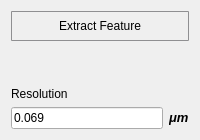
            <widget class="QWidget" name="tab_4">
             <attribute name="title">
              <string>Analyse</string>
             </attribute>
             <layout class="QVBoxLayout" name="verticalLayout_17">
              <item>
               <widget class="QPushButton" name="pushButton_CH">
                <property name="sizePolicy">
                 <sizepolicy hsizetype="Minimum" vsizetype="Minimum">
                  <horstretch>0</horstretch>
                  <verstretch>0</verstretch>
                 </sizepolicy>
                </property>
                <property name="minimumSize">
                 <size>
                  <width>82</width>
                  <height>30</height>
                 </size>
                </property>
                <property name="font">
                 <font>
                  <weight>50</weight>
                  <bold>false</bold>
                 </font>
                </property>
                <property name="styleSheet">
                 <string notr="true">QPushButton{
    border: 1px solid #8f8f91;
    border-radius: 1px;
    background-color: qlineargradient(x1: 0, y1: 0, x2: 0, y2: 1,
                                      stop: 0 #f6f7fa, stop: 1 #dadbde);
    min-width: 80px;
}

QPushButton:pressed {
    background-color: qlineargradient(x1: 0, y1: 0, x2: 0, y2: 1,
                                      stop: 0 #dadbde, stop: 1 #f6f7fa);
}

QPushButton:flat {
    border: none; /* no border for a flat push button */
}

QPushButton:default {
    border-color: navy; /* make the default button prominent */
}</string>
                </property>
                <property name="text">
                 <string>Extract Feature</string>
                </property>
               </widget>
              </item>
              <item>
               <spacer name="verticalSpacer_2">
                <property name="orientation">
                 <enum>Qt::Vertical</enum>
                </property>
                <property name="sizeHint" stdset="0">
                 <size>
                  <width>20</width>
                  <height>40</height>
                 </size>
                </property>
               </spacer>
              </item>
              <item>
               <widget class="QLabel" name="label">
                <property name="font">
                 <font>
                  <weight>50</weight>
                  <bold>false</bold>
                 </font>
                </property>
                <property name="text">
                 <string>Resolution</string>
                </property>
               </widget>
              </item>
              <item>
               <layout class="QHBoxLayout" name="horizontalLayout_9">
                <item>
                 <widget class="QLineEdit" name="lineEditResolution">
                  <property name="font">
                   <font>
                    <weight>50</weight>
                    <bold>false</bold>
                   </font>
                  </property>
                  <property name="text">
                   <string>0.069</string>
                  </property>
                 </widget>
                </item>
                <item>
                 <widget class="QLabel" name="label_14">
                  <property name="text">
                   <string>&lt;html&gt;&lt;head&gt;&lt;meta name=&quot;qrichtext&quot; content=&quot;1&quot; /&gt;&lt;style type=&quot;text/css&quot;&gt;
p, li { white-space: pre-wrap; }
&lt;/style&gt;&lt;/head&gt;&lt;body style=&quot; font-family:'MS Shell Dlg 2'; font-size:8pt; font-weight:400; font-style:normal;&quot;&gt;
&lt;p style=&quot; margin-top:0px; margin-bottom:0px; margin-left:0px; margin-right:0px; -qt-block-indent:0; text-indent:0px;&quot;&gt;&lt;span style=&quot; font-family:'Century Gothic'; font-size:10pt; font-weight:600; font-style:italic; color:#000000;&quot;&gt;μm&lt;/span&gt;&lt;/p&gt;&lt;/body&gt;&lt;/html&gt;</string>
                  </property>
                 </widget>
                </item>
               </layout>
              </item>
             </layout>
            </widget>
